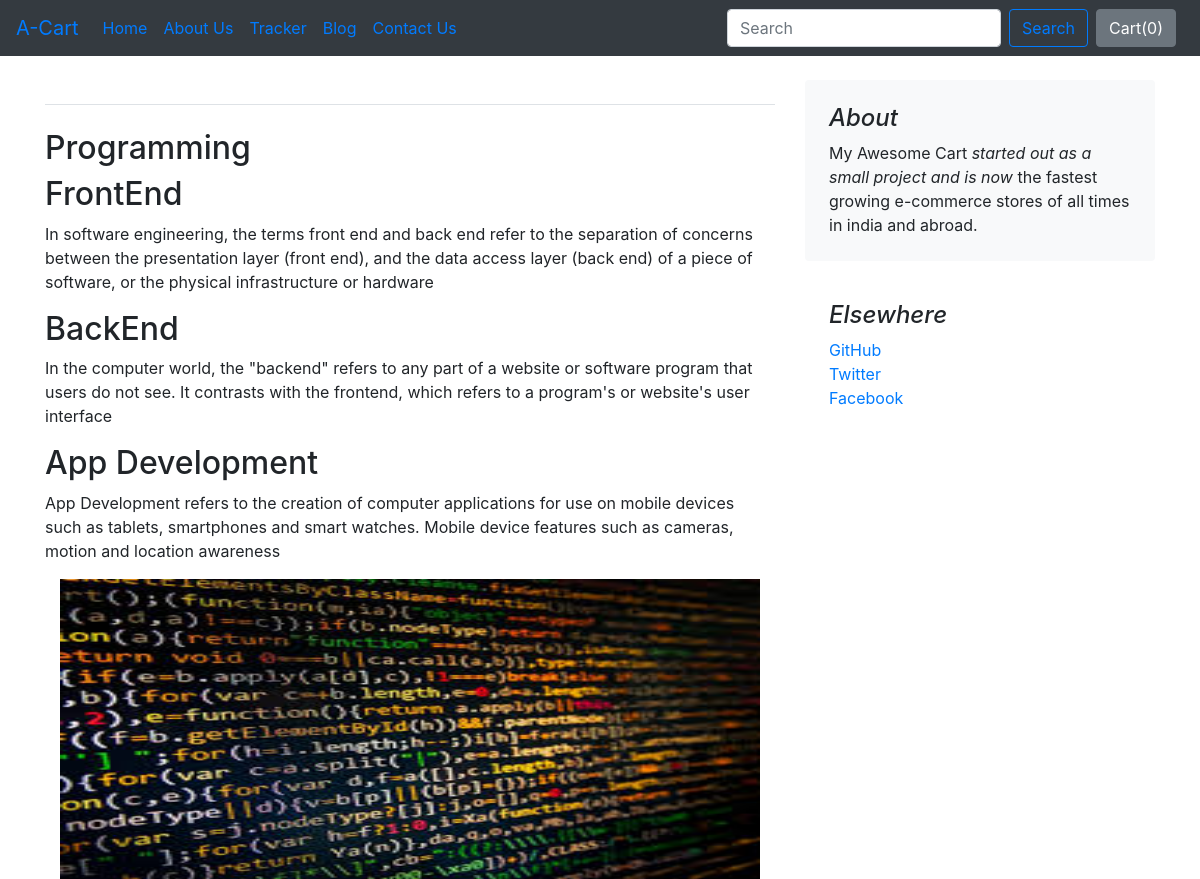
The app's page /blog/blogpost/3 with its own data.
### blog/models.py (models this page shows, shortened)
class Blogpost(models.Model):
    post_id = models.AutoField(primary_key=True)
    title = models.CharField(max_length=50)
    head0 = models.CharField(max_length=500, default="")
    chead0 = models.CharField(max_length=5000, default="")
    head1 = models.CharField(max_length=500, default="")
    chead1 = models.CharField(max_length=5000, default="")
    head2 = models.CharField(max_length=500, default="")
    chead2 = models.CharField(max_length=5000, default="")
    pub_date = models.DateField()
    thumbnail = models.ImageField(upload_to='shop/images', default="")

### blog/views.py (the view)
# urls.py: path("blogpost/<int:id>", views.blogpost, name="blogHome")
def blogpost(request, id):
    post = Blogpost.objects.filter(post_id = id)[0]
    return render(request, 'blog/blogpost.html',{'post':post})

### blog/templates/blog/blogpost.html (shortened to what this page needs)
{% extends 'blog/basic.html' %}
{% block body %}
<div class="container">
    <div class="row mt-4">
        <div class="col-md-8 blog-main">
            <h3 class="pb-4 mb-4 font-italic border-bottom">
            </h3>
            <div class="blog-post">
                <h2 class="blog-post-title">{{post.title}}</h2>
                <h2>{{post.head0}}</h2>
                <p>{{post.chead0}}</p>
                <h2>{{post.head1}}</h2>
                <p>{{post.chead1}}</p>
                <h2>{{post.head2}}</h2>
                <p>{{post.chead2}}</p>
            </div>
            <div class="container">
                <img src="/media/{{post.thumbnail}}" height="300px" width="700px">
            </div>
        </div>
        <aside class="col-md-4 blog-sidebar">
            <div class="p-4 mb-3 bg-light rounded">
                <h4 class="font-italic">About</h4>
                <p class="mb-0">My Awesome Cart <em>started out as a small project and is now</em> the fastest growing e-commerce stores of all times in india and abroad.</p>
            </div>
            <div class="p-4">
                <h4 class="font-italic">Elsewhere</h4>
                <ol class="list-unstyled">
                    <li><a href="#">GitHub</a></li>
                    <li><a href="#">Twitter</a></li>
                    <li><a href="#">Facebook</a></li>
                </ol>
            </div>
        </aside>
    </div>
</div>
{% endblock %}

### records on screen
Blogpost: title "Programming", head0 "FrontEnd", chead0 "In software engineering, the terms front end and back end refer to the separation of concerns between the presentation layer (front end), and the data access layer (back end) of a piece of software, or the physical infrastructure or hardware", head1 "BackEnd", chead1 "In the computer world, the \"backend\" refers to any part of a website or software program that users do not see. It contrasts with the frontend, which refers to a program's or website's user interface", head2 "App Development", chead2 "App Development refers to the creation of computer applications for use on mobile devices such as tablets, smartphones and smart watches. Mobile device features such as cameras, motion and location awareness", thumbnail (picture)
